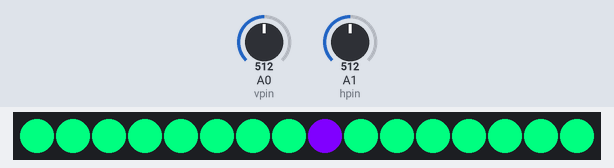
Bench run of a sketch on a simulated Arduino Uno, built with avr-gcc and run on an emulated ATmega328P. Parts: 16 RGB LEDs in strip order, left to right. The test bench sets the inputs (shaded band); at power-on: A0 (vpin) = 512, A1 (hpin) = 512.

Above: at 1.2 s.
1.3 s: A0 (vpin) set to 587
2.8 s: A0 (vpin) set to 613
At 4.4 s:
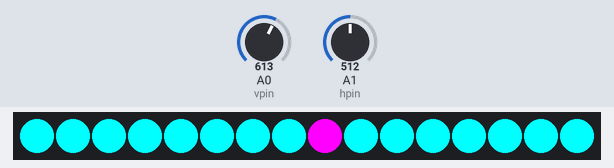
5.2 s: A0 (vpin) set to 417
6.7 s: A0 (vpin) set to 383
At 9.53 s:
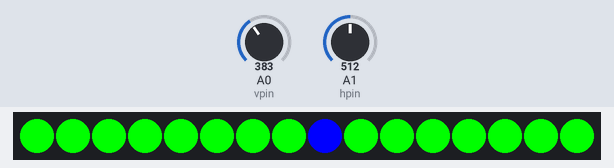
9.7 s: A1 (hpin) set to 610
At 9.78 s:
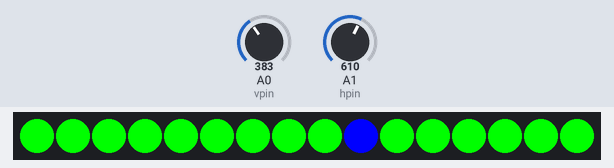
Timing chart, 0 to 12.2 s (numbered marks = the images above; inputs shaded):
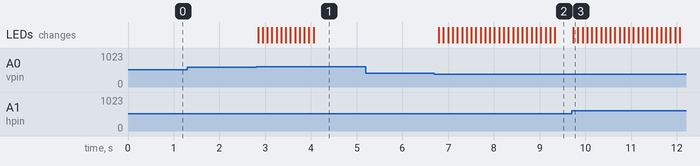

The sketch:

sketch.ino
```cpp
#include <Adafruit_NeoPixel.h>
#include <ezButton.h>
#include <MD_MAX72xx.h>

// NeoPixel LED controls
const byte data_pin = 11;
const byte led_num = 16;

// creating an object
Adafruit_NeoPixel pixels = Adafruit_NeoPixel(led_num, data_pin, NEO_GRB + NEO_KHZ800);

int led_index=8;

// variable to helps us assign colors
int c=128;

// add the pins for joystick here
const byte hpin = A1;
const byte vpin = A0;

void setup(){

  Serial.begin(9600);

  pixels.begin(); // initialize the library
  pixels.show();
}

void loop(){

  check_direction();

  for(int i=0;i<=15;i++) pixels.setPixelColor(i, 0, 255, c);

  pixels.setPixelColor(led_index, c, 0, 255);

  pixels.show();
  delay(100);

}

void check_direction(){

  if (analogRead(hpin) > 600) led_index++;
  else if (analogRead(hpin) < 400) led_index--;
  else if (analogRead(vpin) >600) c = c + 10;
  else if (analogRead(vpin) < 400) c = c - 10;

  led_index = led_index%15;

  if (led_index < 0) led_index = 15 + led_index;

  c = constrain(c, 0, 255);
}
```

Measured:
- the behaviour switches between 600 and 601 on A0 (vpin) (found by bisection; images 0 and 1)
- the behaviour switches between 400 and 399 on A0 (vpin) (found by bisection; images 1 and 2)
- after the input at 1.3 s, every drawn part: stays the same
- after the input at 5.2 s, every drawn part: stays the same
- after the input at 9.7 s, the LEDs: change at once (image 3)
